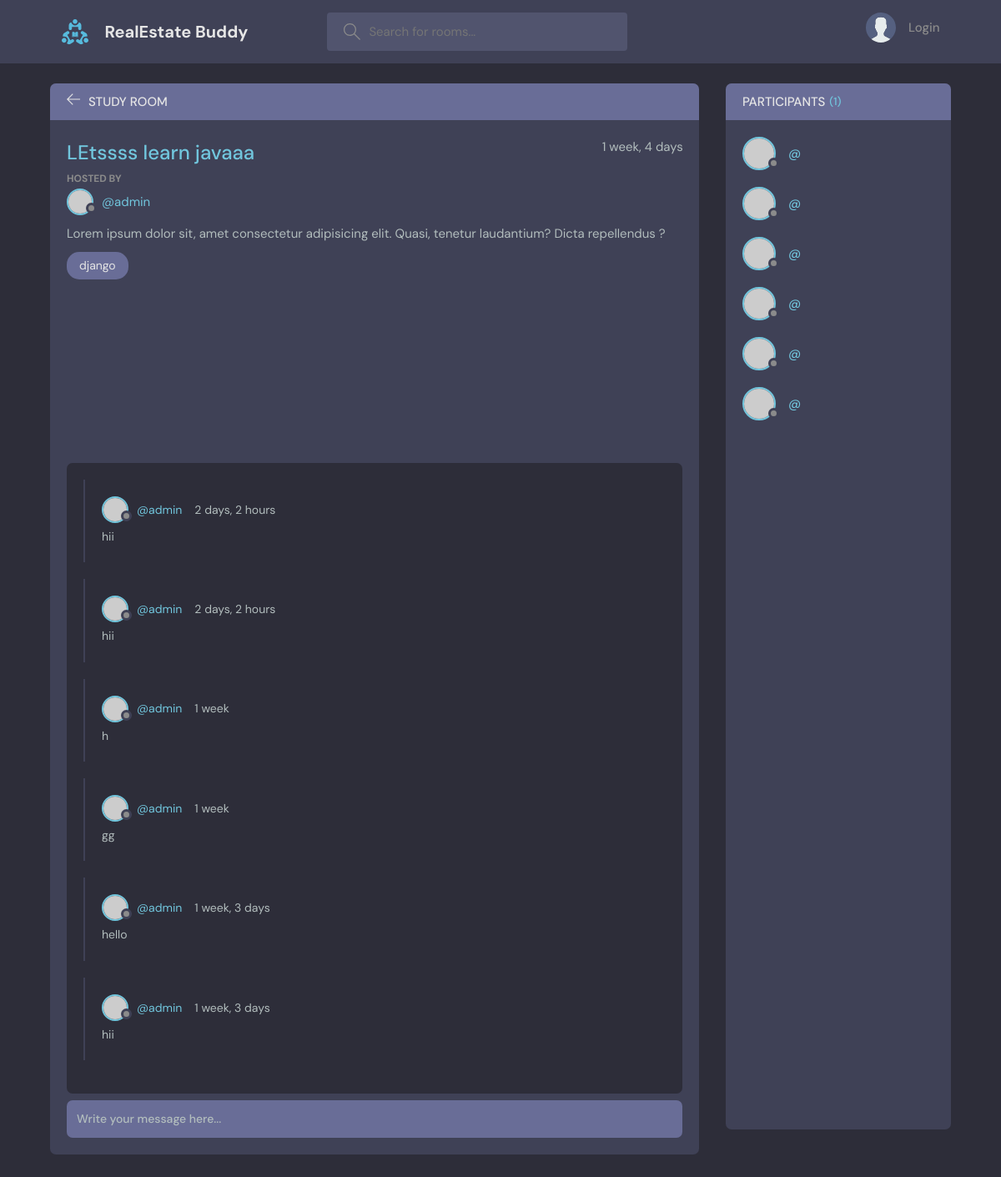
The page /room/1/ on the database its author committed.
### base/models.py (models this page shows, shortened)
class Room(models.Model):
    host = models.ForeignKey(User, on_delete=models.SET_NULL, null=True)
    topic = models.ForeignKey(Topic, on_delete=models.SET_NULL, null=True)
    name = models.CharField(max_length=100)
    description = models.TextField(null=True, blank=True)
    participants =models.ManyToManyField(User, related_name='participants', blank=True)
    updated = models.DateTimeField(auto_now=True)
    created = models.DateTimeField(auto_now_add=True)

class Topic(models.Model):
    name = models.CharField(max_length=200)
    def __str__(self):
        return self.name

class Message(models.Model):
    user = models.ForeignKey(User, on_delete=models.CASCADE)
    room = models.ForeignKey(Room, on_delete=models.CASCADE)
    body = models.TextField()
    updated = models.DateTimeField(auto_now=True)
    created = models.DateTimeField(auto_now_add=True)
    class Meta:
        ordering = ['-updated', '-created']

### base/views.py (the view, shortened to what this page needs)
# urls.py: path('room/<str:pk>/', views.room, name="room"),
def room(request, pk):
    room = Room.objects.get(id=pk )
    room_messages = room.message_set.all()
    participants = room.participants.all()
    context = {'room': room, 'room_messages':room_messages,
               'participants':participants}
    return render(request,'base/room.html', context)

### base/templates/base/room.html (shortened to what this page needs)
{% extends 'main.html' %}
{% block content %}
    <main class="profile-page layout layout--2">
      <div class="container">
        <div class="room">
          <div class="room__top">
            <div class="room__topLeft">
              <a href="{% url 'home' %}">
                <svg version="1.1" xmlns="http://www.w3.org/2000/svg" width="32" height="32" viewBox="0 0 32 32">
                  <title>arrow-left</title>
                  <path
                    d="M13.723 2.286l-13.723 13.714 13.719 13.714 1.616-1.611-10.96-10.96h27.625v-2.286h-27.625l10.965-10.965-1.616-1.607z"
                  ></path>
                </svg>
              </a>
              <h3>Study Room</h3>
            </div>
          </div>
          <div class="room__box scroll">
            <div class="room__header scroll">
              <div class="room__info">
                <h3>{{room.name}}</h3>
                <span>{{room.created|timesince}}</span>
              </div>
              <div class="room__hosted">
                <p>Hosted By</p>
                <a href="{% url 'user-profile' room.host.id %}" class="room__author">
                  <div class="avatar avatar--small">
                    <img src="https://randomuser.me/api/portraits/men/37.jpg" />
                  </div>
                  <span>@{{room.host.username}}</span>
                </a>
              </div>
              <div class="room__details">
                Lorem ipsum dolor sit, amet consectetur adipisicing elit. Quasi, tenetur laudantium? Dicta repellendus
              ?
              </div>
              <span class="room__topics">{{room.topic}}</span>
            </div>
            <div class="room__conversation">
              <div class="threads scroll">
                {% for message in room_messages %}
                <div class="thread">
                  <div class="thread__top">
                    <div class="thread__author">
                      <a href="{% url 'user-profile' message.user.id %}" class="thread__authorInfo">
                        <div class="avatar avatar--small">
                          <img src="https://randomuser.me/api/portraits/men/37.jpg" />
                        </div>
                        <span>@{{message.user.username}}</span>
                      </a>
                      <span class="thread__date">{{message.created|timesince}}</span>
                    </div>
                  </div>
                  <div class="thread__details">
                    {{message.body}}
                  </div>
                </div>
             {% endfor %}
              </div>
            </div>
          </div>
          <div class="room__message">
            <form action="#" method="POST">
              <input name="body" placeholder="Write your message here..." /></form>
          </div>
        </div>
        <div class="participants">
          <h3 class="participants__top">Participants <span>({{participants.count}})</span></h3>
          <div class="participants__list scroll">
            {% for message in room_messages %}
            <a href="{% url 'user-profile' user.id %}" class="participant">
              <div class="avatar avatar--medium">
                <img src="https://randomuser.me/api/portraits/men/37.jpg" />
              </div>
              <p>
                <span>@{{user.username}}</span>
              </p>
            </a>
            {% endfor %}
          </div>
        </div>
      </div>
    </main>
    {% endblock content %}

### rows shown on the page
Room: name "LEtssss learn javaaa", created "1 week, 4 days", host.username "admin", topic "django"
Message: user.username "admin", created "2 days, 2 hours", body "hii"
Message: user.username "admin", created "2 days, 2 hours", body "hii"
Message: user.username "admin", created "1 week", body "h"
Message: user.username "admin", created "1 week", body "gg"
Message: user.username "admin", created "1 week, 3 days", body "hello"
Message: user.username "admin", created "1 week, 3 days", body "hii"

### other values the page prints
{{ participants.count }} "1"
